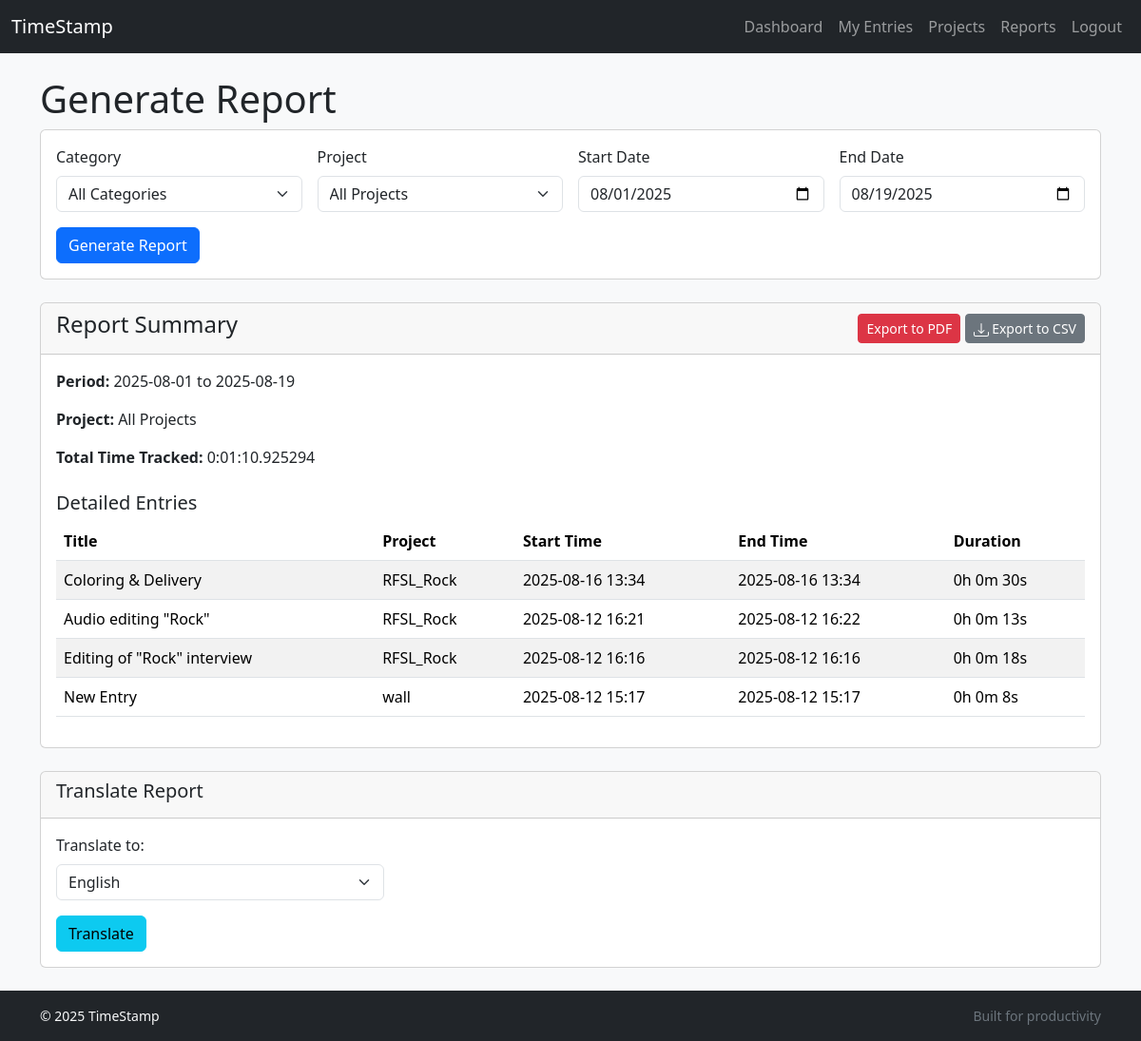
The app's page /reports/ (signed in) with its own data.
### tracker/models.py (models this page shows, shortened)
class TimeEntry(models.Model):
    CATEGORY_CHOICES = [
        ('work', 'Work'),
        ('personal', 'Personal'),
    ]
    user = models.ForeignKey(settings.AUTH_USER_MODEL, on_delete=models.CASCADE, related_name='time_entries')
    project = models.ForeignKey(Project, on_delete=models.SET_NULL, null=True, blank=True)
    title = models.CharField(max_length=200)
    start_time = models.DateTimeField()
    end_time = models.DateTimeField(null=True, blank=True)
    description = models.TextField(blank=True, help_text="Description of what you achieved.")
    notes = models.TextField(blank=True, help_text="Notes for the next session.")
    category = models.CharField(max_length=10, choices=CATEGORY_CHOICES, default='work')
    is_archived = models.BooleanField(default=False)
    is_hidden = models.BooleanField(default=False)
    class Meta:
        ordering = ['-start_time']
        indexes = [
            models.Index(fields=['user', 'start_time']),
            models.Index(fields=['user', 'category']),
            models.Index(fields=['is_archived', 'is_hidden']),
        ]
    @property
    def duration(self):
        if self.end_time:
            return self.end_time - self.start_time
        return None

class Project(models.Model):
    user = models.ForeignKey(settings.AUTH_USER_MODEL, on_delete=models.CASCADE, related_name='projects')
    name = models.CharField(max_length=100)
    description = models.TextField(blank=True)
    CATEGORY_CHOICES = [
        ('work', 'Work'),
        ('personal', 'Personal'),
    ]
    category = models.CharField(max_length=10, choices=CATEGORY_CHOICES, default='work')
    class Meta:
        verbose_name = "Project"
        verbose_name_plural = "Projects"
        indexes = [
            models.Index(fields=['user', 'name']),
        ]
    def __str__(self):
        return self.name

### tracker/views.py (the view, shortened to what this page needs)
# urls.py: path('reports/', views.ReportView.as_view(), name='reports'),
class ReportView(LoginRequiredMixin, View):
    def get(self, request, *args, **kwargs):
        today = date.today()
        start_of_month = today.replace(day=1)
        initial_data = {
            'start_date': request.GET.get('start_date', start_of_month.strftime('%Y-%m-%d')),
            'end_date': request.GET.get('end_date', today.strftime('%Y-%m-%d')),
            'project': request.GET.get('project')
        }
        form = ReportForm(initial_data, user=request.user)
        context = {'form': form}
        if form.is_valid():
            start_date = form.cleaned_data['start_date']
            end_date = form.cleaned_data['end_date']
            project = form.cleaned_data.get('project')
            export_format = request.GET.get('export')
            entries = TimeEntry.objects.filter(
                user=request.user,
                start_time__date__gte=start_date,
                end_time__date__lte=end_date,
                end_time__isnull=False
            ).select_related('project')
            if project:
                entries = entries.filter(project=project)
            total_duration = sum([entry.duration for entry in entries if entry.duration], timedelta())
            context.update({
                'entries': entries,
                'total_duration': total_duration,
                'start_date': start_date,
                'end_date': end_date,
                'project': project,
                'request': request,
            })
        return render(request, 'tracker/report_form.html', context)

### tracker/forms.py
class ReportForm(forms.Form):
    start_date = forms.DateField(widget=forms.DateInput(attrs={'type': 'date', 'class': 'form-control'}))
    end_date = forms.DateField(widget=forms.DateInput(attrs={'type': 'date', 'class': 'form-control'}))
    category = forms.ChoiceField(choices=[('', 'All Categories')] + TimeEntry.CATEGORY_CHOICES, required=False, widget=forms.Select(attrs={'class': 'form-select'}))
    project = forms.ModelChoiceField(queryset=Project.objects.none(), required=False, empty_label="All Projects", widget=forms.Select(attrs={'class': 'form-select'}))
    def __init__(self, *args, **kwargs):
        user = kwargs.pop('user', None)
        super().__init__(*args, **kwargs)
        if user:
            projects = Project.objects.filter(user=user)
            if self.data.get('category'):
                projects = projects.filter(category=self.data.get('category'))
            self.fields['project'].queryset = projects

### tracker/templatetags/tracker_tags.py (called while the page is built)
@register.filter
def human_duration(value):
    if not isinstance(value, timedelta):
        return value
    total_seconds = int(value.total_seconds())
    hours, remainder = divmod(total_seconds, 3600)
    minutes, seconds = divmod(remainder, 60)
    return f'{hours}h {minutes}m {seconds}s'

### templates/tracker/report_form.html (shortened to what this page needs)
{% extends "base.html" %}
{% load tracker_tags %}
{% load widget_tweaks %}
{% block content %}
<h1>Generate Report</h1>
<div class="card mb-4">
    <div class="card-body">
        <form method="get" id="reportForm">
            <div class="row g-3">
                <div class="col-md-3">
                    <label for="{{ form.category.id_for_label }}" class="form-label">Category</label>
                    {{ form.category }}
                </div>
                <div class="col-md-3">
                    <label for="{{ form.project.id_for_label }}" class="form-label">Project</label>
                    {{ form.project }}
                </div>
                <div class="col-md-3">
                    <label for="{{ form.start_date.id_for_label }}" class="form-label">Start Date</label>
                    {{ form.start_date }}
                </div>
                <div class="col-md-3">
                    <label for="{{ form.end_date.id_for_label }}" class="form-label">End Date</label>
                    {{ form.end_date }}
                </div>
            </div>
            <button type="submit" class="btn btn-primary mt-3">Generate Report</button>
        </form>
    </div>
</div>
{% if entries is not None %}
<div class="card">
    <div class="card-header d-flex justify-content-between align-items-center">
        <h4>Report Summary</h4>
        <div>
            <a href="?start_date={{ start_date|date:'Y-m-d' }}&end_date={{ end_date|date:'Y-m-d' }}{% if project %}&project={{ project.pk }}{% endif %}&export=pdf" class="btn btn-danger btn-sm">
                Export to PDF
            </a>
            <a href="?start_date={{ start_date|date:'Y-m-d' }}&end_date={{ end_date|date:'Y-m-d' }}{% if project %}&project={{ project.pk }}{% endif %}&export=csv" class="btn btn-secondary btn-sm">
                Export to CSV
            </a>
        </div>
    </div>
    <div class="card-body">
        <p><strong>Period:</strong> {{ start_date|date:"Y-m-d" }} to {{ end_date|date:"Y-m-d" }}</p>
        <p><strong>Project:</strong> {{ project.name|default:"All Projects" }}</p>
        <p><strong>Total Time Tracked:</strong> {{ total_duration }}</p>
        <h5 class="mt-4">Detailed Entries</h5>
        <div class="table-responsive">
            <table class="table table-striped">
                <thead>
                    <tr>
                        <th>Title</th>
                        <th>Project</th>
                        <th>Start Time</th>
                        <th>End Time</th>
                        <th>Duration</th>
                    </tr>
                </thead>
                <tbody>
                    {% for entry in entries %}
                    <tr>
                        <td>{{ entry.title }}</td>
                        <td>{{ entry.project.name|default:"-" }}</td>
                        <td>{{ entry.start_time|date:"Y-m-d H:i" }}</td>
                        <td>{{ entry.end_time|date:"Y-m-d H:i" }}</td>
                        <td>{{ entry.duration|human_duration }}</td>
                    </tr>
                    {% empty %}
                    <tr>
                        <td colspan="5" class="text-center">No entries found for this period.</td>
                    </tr>
                    {% endfor %}
                </tbody>
            </table>
        </div>
    </div>
</div>
<div class="card mt-4">
    <div class="card-header">
        <h5>Translate Report</h5>
    </div>
    <div class="card-body">
        <form action="{% url 'tracker:translate_report' %}" method="get">
            <div class="row">
                <div class="col-md-4">
                    <label for="target_language" class="form-label">Translate to:</label>
                    <select name="target_language" id="target_language" class="form-select" required>
                        <option value="en">English</option>
                    </select>
                </div>
            </div>
            <button type="submit" class="btn btn-info mt-3">Translate</button>
        </form>
    </div>
</div>
{% endif %}
{% endblock %}

### static/css/style.css (style rules this page uses)
body { background-color: #f8f9fa; }

### records on screen
TimeEntry: title "Coloring & Delivery", project.name "RFSL_Rock", start_time "2025-08-16 13:34", end_time "2025-08-16 13:34", duration|human_duration "0h 0m 30s"
TimeEntry: title "Audio editing \"Rock\"", project.name "RFSL_Rock", start_time "2025-08-12 16:21", end_time "2025-08-12 16:22", duration|human_duration "0h 0m 13s"
TimeEntry: title "Editing of \"Rock\" interview", project.name "RFSL_Rock", start_time "2025-08-12 16:16", end_time "2025-08-12 16:16", duration|human_duration "0h 0m 18s"
TimeEntry: title "New Entry", project.name "wall", start_time "2025-08-12 15:17", end_time "2025-08-12 15:17", duration|human_duration "0h 0m 8s"

### other values on screen
{{ start_date|date:"Y-m-d" }} "2025-08-01"
{{ end_date|date:"Y-m-d" }} "2025-08-19"
{{ project.name|default:"All Projects" }} "All Projects"
{{ total_duration }} "0:01:10.925294"
